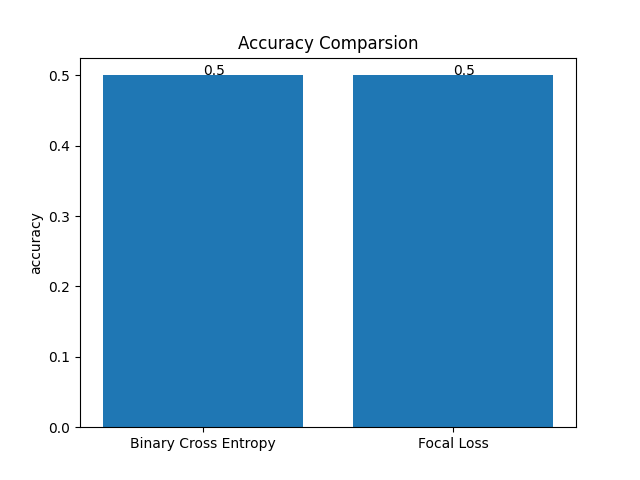

The script that saved this image:
#problem 5.4
from tensorflow.keras.preprocessing.image import ImageDataGenerator
import numpy as np
import matplotlib.pyplot as plt
from tensorflow.keras.models import load_model
import tensorflow_addons as tfa

test_datagen = ImageDataGenerator()#rescale=1.0/255)
test_batches = test_datagen.flow_from_directory('validation_dataset',
                                                target_size=(224, 224),
                                                interpolation='bicubic',
                                                class_mode='categorical',
                                                shuffle=True,
                                                batch_size=16)

net1 = load_model('model-resnet50-loss2.h5')
loss1, accuracy1 = net1.evaluate(test_batches)
print('accuracy={:.4f}'.format(accuracy1))

net2 = load_model('model-resnet50-loss1.h5')
loss2, accuracy2 = net2.evaluate(test_batches)
print('accuracy={:.4f}'.format(accuracy2))

x_label = ["Binary Cross Entropy", "Focal Loss"]
accuracy = [accuracy1, accuracy2]
x = np.arange(2)
for i in range(len(x)):
        plt.text(i,accuracy[i],accuracy[i])

#plt.text(x,y,text)

plt.bar(x, accuracy)

plt.title("Accuracy Comparsion")
plt.xticks(x, x_label)
plt.ylabel("accuracy")
plt.savefig("accuracy.png")
plt.show()
